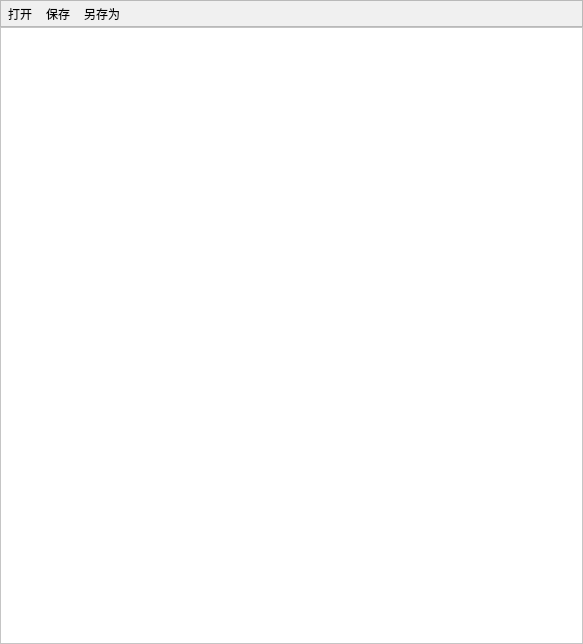
<?xml version="1.0" encoding="UTF-8"?>
<ui version="4.0">
 <class>LuaCodeEditorDlg</class>
 <widget class="QDialog" name="LuaCodeEditorDlg">
  <property name="geometry">
   <rect>
    <x>0</x>
    <y>0</y>
    <width>583</width>
    <height>644</height>
   </rect>
  </property>
  <property name="windowTitle">
   <string>脚本编辑器</string>
  </property>
  <property name="styleSheet">
   <string notr="true">background-color: rgb(255, 255, 255);</string>
  </property>
  <layout class="QVBoxLayout" name="verticalLayout" stretch="0,0">
   <property name="spacing">
    <number>0</number>
   </property>
   <property name="leftMargin">
    <number>0</number>
   </property>
   <property name="topMargin">
    <number>0</number>
   </property>
   <property name="rightMargin">
    <number>0</number>
   </property>
   <property name="bottomMargin">
    <number>0</number>
   </property>
   <item>
    <widget class="QFrame" name="frame">
     <property name="styleSheet">
      <string notr="true">background-color: rgb(240, 240, 240);
</string>
     </property>
     <property name="frameShape">
      <enum>QFrame::StyledPanel</enum>
     </property>
     <property name="frameShadow">
      <enum>QFrame::Raised</enum>
     </property>
     <layout class="QHBoxLayout" name="horizontalLayout_3">
      <property name="spacing">
       <number>0</number>
      </property>
      <property name="leftMargin">
       <number>0</number>
      </property>
      <property name="topMargin">
       <number>0</number>
      </property>
      <property name="rightMargin">
       <number>0</number>
      </property>
      <property name="bottomMargin">
       <number>0</number>
      </property>
      <item>
       <layout class="QHBoxLayout" name="horizontalLayout">
        <property name="spacing">
         <number>0</number>
        </property>
        <item>
         <widget class="QToolButton" name="toolButton_open">
          <property name="toolTip">
           <string>打开</string>
          </property>
          <property name="text">
           <string>打开</string>
          </property>
          <property name="icon">
           <iconset resource="MLAssist.qrc">
            <normaloff>:/MLAssist/Resources/editor/OpenFile(32).png</normaloff>:/MLAssist/Resources/editor/OpenFile(32).png</iconset>
          </property>
          <property name="iconSize">
           <size>
            <width>32</width>
            <height>32</height>
           </size>
          </property>
          <property name="shortcut">
           <string>Ctrl+O</string>
          </property>
          <property name="toolButtonStyle">
           <enum>Qt::ToolButtonIconOnly</enum>
          </property>
          <property name="autoRaise">
           <bool>true</bool>
          </property>
          <property name="arrowType">
           <enum>Qt::NoArrow</enum>
          </property>
         </widget>
        </item>
        <item>
         <widget class="QToolButton" name="toolButton_save">
          <property name="toolTip">
           <string>保存</string>
          </property>
          <property name="text">
           <string>保存</string>
          </property>
          <property name="icon">
           <iconset resource="MLAssist.qrc">
            <normaloff>:/MLAssist/Resources/editor/SaveFile(32).png</normaloff>:/MLAssist/Resources/editor/SaveFile(32).png</iconset>
          </property>
          <property name="iconSize">
           <size>
            <width>32</width>
            <height>32</height>
           </size>
          </property>
          <property name="shortcut">
           <string>Ctrl+S</string>
          </property>
          <property name="autoRaise">
           <bool>true</bool>
          </property>
         </widget>
        </item>
        <item>
         <widget class="QToolButton" name="toolButton_saveAs">
          <property name="toolTip">
           <string>另存为</string>
          </property>
          <property name="text">
           <string>另存为</string>
          </property>
          <property name="icon">
           <iconset resource="MLAssist.qrc">
            <normaloff>:/MLAssist/Resources/editor/SaveAs(32).png</normaloff>:/MLAssist/Resources/editor/SaveAs(32).png</iconset>
          </property>
          <property name="iconSize">
           <size>
            <width>32</width>
            <height>32</height>
           </size>
          </property>
          <property name="autoRaise">
           <bool>true</bool>
          </property>
         </widget>
        </item>
        <item>
         <spacer name="horizontalSpacer">
          <property name="orientation">
           <enum>Qt::Horizontal</enum>
          </property>
          <property name="sizeHint" stdset="0">
           <size>
            <width>40</width>
            <height>20</height>
           </size>
          </property>
         </spacer>
        </item>
       </layout>
      </item>
     </layout>
    </widget>
   </item>
   <item>
    <widget class="LuaCodeEditor" name="plainTextEdit"/>
   </item>
  </layout>
 </widget>
 <layoutdefault spacing="6" margin="11"/>
 <customwidgets>
  <customwidget>
   <class>LuaCodeEditor</class>
   <extends>QPlainTextEdit</extends>
   <header>LuaCodeEditor.h</header>
  </customwidget>
 </customwidgets>
 <resources>
  <include location="MLAssist.qrc"/>
 </resources>
 <connections/>
</ui>
